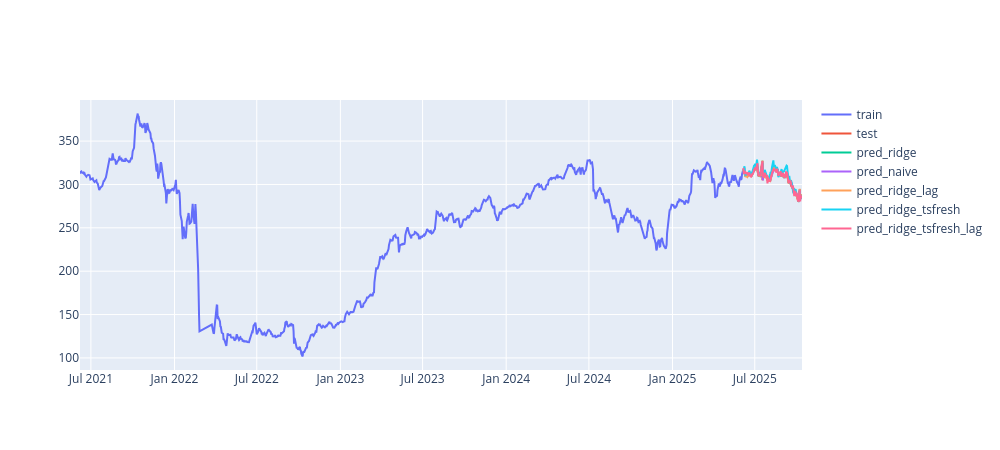

Source (notebook cell):
### Code cell
fig_pl.update_layout(width=1000, height=450)
fig_pl.show()
